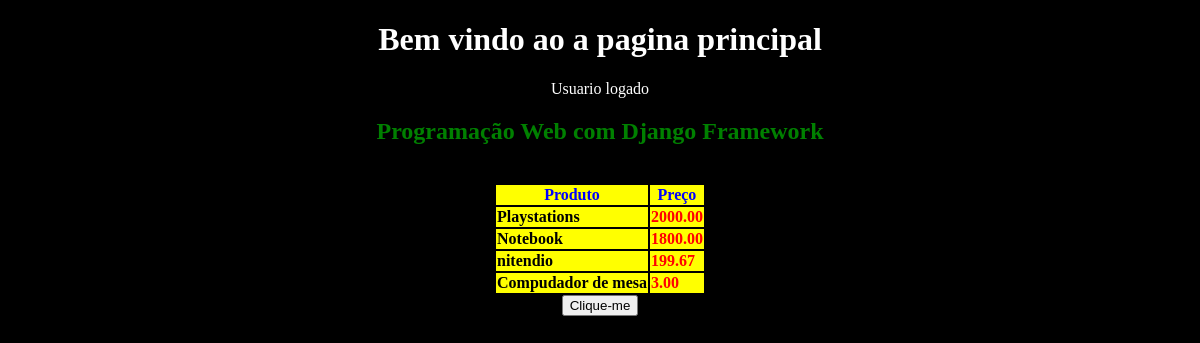
The app's page / (signed in) with its own data.
### app/models.py (models this page shows, shortened)
class Produto (models.Model):
    nome = models.CharField('Nome', max_length=100)
    preco = models.DecimalField('Preço', decimal_places=2, max_digits=8)
    estoque = models.IntegerField('Quantidade dem  Estoque')

### app/views.py (the view)
# urls.py: path('', index, name='index'),
def index(request):
    produtos = Produto.objects.all()
    if str(request.user) == 'AnonymousUser':
        teste = 'Usuario não logado'
    else:
        teste = 'Usuario logado'
    context ={
        'Cursos': 'Programação Web com Django Framework',
        'logado': teste,
        'produtos': produtos
    }
    return render(request,'index.html', context)

### app/templates/index.html (shortened to what this page needs)
{% load  static %}
<!DOCTYPE html>
<html lang="pt-br">
<head>
    <link rel="stylesheet" href="{% static 'css/home.css' %}">
</head>
<body>
    <center>
    <h1>Bem vindo ao a pagina principal</h1>
    <span>{{logado}}</span>
    <h2 style = 'color:green';>{{Cursos}}</h2>
<br>
    <table >
    <thead>
        <tr>
            <th>Produto</th>
            <th>Preço</th>
        </tr>
    </thead>
    <tbody>
        {% for produto in produtos %}
        <tr>
            <td> <a href="{% url 'produto' produto.id %}">{{ produto.nome}}</a></td>
            <td> {{ produto.preco}} </td>
        </tr>
        {% endfor%}
    </tbody>
</table>
<button onclick="teste();">Clique-me</button>
</center>
</body>
</html>

### app/static/css/home.css (style rules this page uses)
body { background-color:black; color:white; }
a { text-decoration: none; color:black; font-weight: bold; }
table { color:red; font-weight: bold; }
th { color:blue; }
tr { background-color: yellow; }

### records on screen
Produto: nome "Playstations", preco "2000.00"
Produto: nome "Notebook", preco "1800.00"
Produto: nome "nitendio", preco "199.67"
Produto: nome "Compudador de mesa", preco "3.00"

### other values on screen
{{ logado }} "Usuario logado"
{{ Cursos }} "Programação Web com Django Framework"
